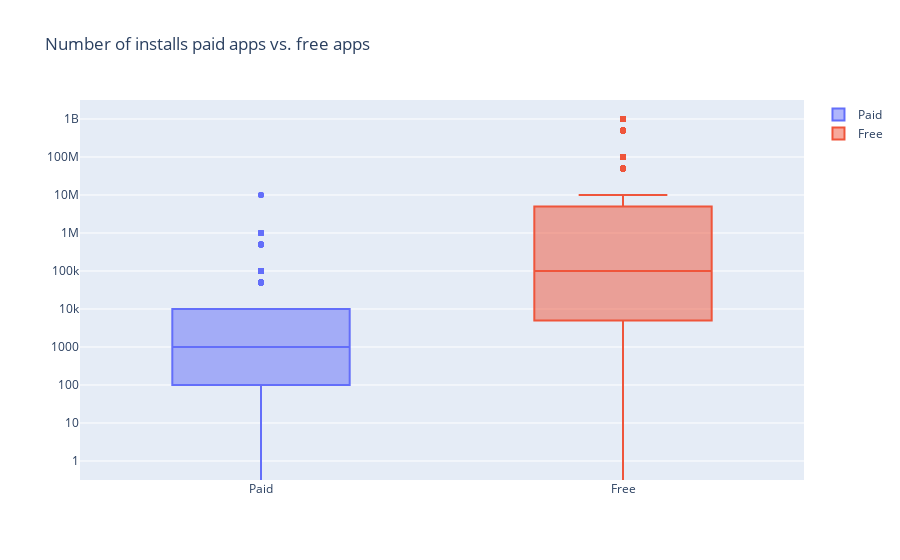

Here is the notebook cell this chart was saved with:
### Markdown cell above
### Popularity of paid apps vs. free apps

### Code cell
paid_apps = go.Box(y = apps[apps['Type'] == 'Paid']['Installs'], name = 'Paid')
free_apps = go.Box(y = apps[apps['Type'] == 'Free']['Installs'], name = 'Free')

layout = go.Layout(title = 'Number of installs paid apps vs. free apps',
                   yaxis = dict(type='log', autorange=True))

plotly.offline.iplot({'data': [paid_apps, free_apps], 'layout': layout})

### Figure 1 — Plotly figure (JSON) as saved in the notebook; plotly's stock layout.template omitted (floating-point values rounded to 4 significant figures; data arrays with more than 128 entries replaced by an {"elided": "..."} marker saying what was removed)
{"data": [{"name": "Paid", "type": "box", "y": {"elided": "765 int values"}}, {"name": "Free", "type": "box", "y": {"elided": "9591 int values"}}], "layout": {"title": {"text": "Number of installs paid apps vs. free apps"}, "yaxis": {"autorange": true, "type": "log"}}}
